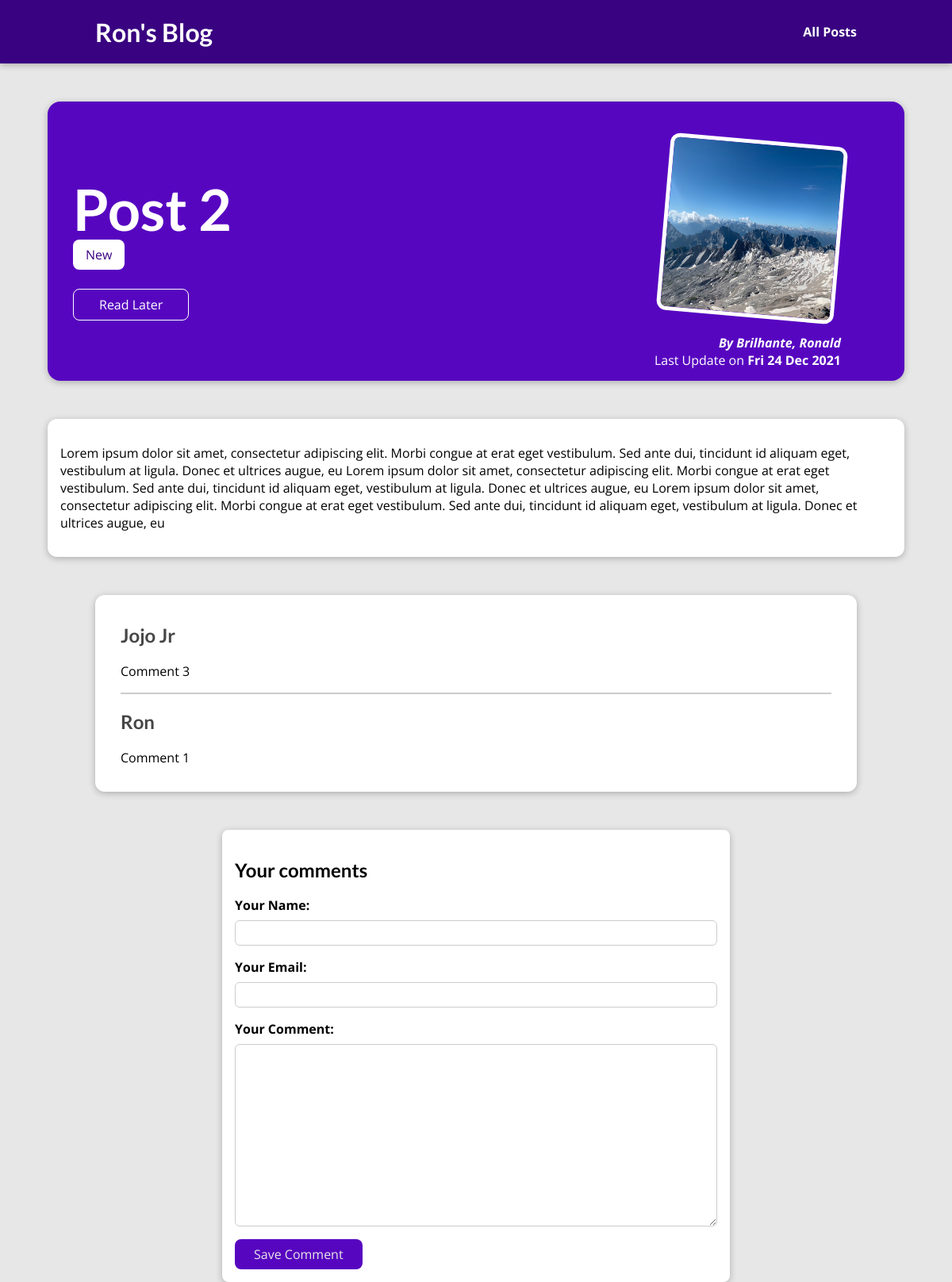
The page /posts/post-2 on the database its author committed.
### blog/models.py (models this page shows, shortened)
class Post(models.Model):
    title = models.CharField(max_length=100)
    excerpt = models.CharField(max_length=255)
    date = models.DateField(auto_now=True)
    image_name = models.ImageField(upload_to='images', null=True)
    slug = models.SlugField(unique=True)
    content = models.TextField(validators=[MinLengthValidator(10)])
    tag = models.ManyToManyField(Tag)
    author = models.ForeignKey(
        Author, on_delete=models.SET_NULL, null=True, related_name='posts')

class Tag(models.Model):
    caption = models.CharField(max_length=50)
    def __str__(self):
        return f"{self.caption}"

class Author(models.Model):
    first_name = models.CharField(max_length=100)
    last_name = models.CharField(max_length=100)
    email = models.EmailField(max_length=254)
    def __str__(self):
        return f"{self.last_name}, {self.first_name}"

class Comment(models.Model):
    user_name = models.CharField(max_length=50)
    user_email = models.EmailField(max_length=255)
    comment = models.TextField(max_length=500)
    post = models.ForeignKey(Post, on_delete=CASCADE, null=True, related_name='comments')

### blog/views.py (the view, shortened to what this page needs)
# urls.py: path('posts/<slug:slug>', views.SinglePostDetail.as_view(),
class SinglePostDetail(View):
    def get(self, request, slug):
        post = Post.objects.get(slug=slug)
        context = {
            "post": post,
            "post_tags": post.tag.all(),
            "comment_form": CommentForm(),
            "comments":post.comments.all().order_by("-id")
        }
        return render(request, 'blog/post-detail.html', context)

### blog/forms.py
class CommentForm(forms.ModelForm):
    class Meta:
        model = Comment
        exclude = ["post"]
        labels = {
            "user_name": "Your Name",
            "user_email": "Your Email",
            "comment": "Your Comment"
        }

### blog/templates/blog/post-detail.html (shortened to what this page needs)
{% extends 'base.html' %}
{% load static %}
{% block css_files %}
<link rel="stylesheet" href="{% static 'blog/post-detail.css' %}" />
{% endblock %}
{% block content %}
<section id="summary">
    <h2>{{ post.title }}</h2>
    <div>
        {% for tag in post_tags %}
        <span class='tag'>{{ tag }}</span>
        {% endfor%}
    </div>
    <div id='read-later'>
        <form action="{% url 'read-later' %}" method="post">
            <button>
                Read Later
            </button>
        </form>
    </div>
    <article>
        <img src="{{ post.image_name.url }}" alt="{{ post.title }}" />
        <address>
            By <a href="mailto: {{post.author.email}}"> {{post.author | title}}</a>
        </address>
        <div>Last Update on <time>{{post.date | date:'D d M Y'}}</time></div>
    </article>
</section>
<main>{{ post.content | linebreaks }}</main>
{% if comments %}
<section id='comments'>
    <ul>
        {% for comment in comments%}
        <li>
            <h2>{{ comment.user_name }}</h2>
            <p>{{ comment.comment | linebreaks }}</p>
        </li>
        {%endfor%}
    </ul>
</section>
{%endif%}
<section id='comment-form'>
    <h2>Your comments</h2>
    <form action="{% url 'post-detail-page' post.slug %}" method='post'>
        {% for form_field in comment_form %}
        <div class='form-control {% if form_field.errors %} invalid {% endif %}'>
            {{form_field.label_tag }}
            {{form_field }}
        </div>
        {% endfor%}
        <button>Save Comment</button>
    </form>
</section>
{% endblock%}

### templates/base.html (shortened to what this page needs)
{% load static %}
<!DOCTYPE html>
<html lang="en">
<head>
    <link rel="stylesheet" href="{% static 'app.css' %}">
    {% block css_files %}{% endblock %}
</head>
<body>
<header id='main-navigation'>
    <h1><a href="{% url 'starting-page' %}">Ron's Blog</a></h1>
    <nav>
        <a href="{% url 'posts-page' %}">All Posts</a>
    </nav>
</header>
    {% block content %}
    {% endblock %}
</body>
</html>

### static/app.css (style rules this page uses)
* { box-sizing: border-box; }
html { font-family: 'Open Sans', 'Lato', sans-serif; }
body { margin: 0; }
h1, h2, h3 { font-family: 'Lato', sans-serif; font-weight: bold; }
#main-navigation { width: 100%; height: 5rem; display: flex; justify-content: space-between; align-items: center; padding: 0 10%; position: absolute; top: 0; left: 0; }
#main-navigation a { text-decoration: none; color: white; font-weight: bold; }

### blog/static/blog/post-detail.css (style rules this page uses)
body { background-color: #e7e7e7; }
#main-navigation { background-color: #390281; box-shadow: 0 2px 8px rgba(0, 0, 0, 0.25); }
#summary { margin: 8rem auto 3rem auto; padding: 2rem; width: 90%; max-width: 90rem; border-radius: 16px; background-color: #5706c0; position: relative; box-shadow: 0 2px 8px rgba(0, 0, 0, 0.25); height: 22rem; }
#summary h2 { color: white; font-size: 4.5rem; margin-bottom: 0.25rem; }
#summary article { position: absolute; top: 2rem; right: 3rem; padding: 1rem 2rem; border-radius: 12px; text-align: right; color: white; }
#summary article img { width: 14rem; height: 14rem; border-radius: 12px; transform: rotateZ(5deg); border: 5px solid white; margin-bottom: 1rem; }
#summary address { font-weight: bold; }
#summary time { font-weight: bold; }
a { text-decoration: none; color: white; }
main { width: 90%; max-width: 90rem; margin: 3rem auto; background-color: white; padding: 1rem; border-radius: 12px; box-shadow: 0 2px 8px rgba(0, 0, 0, 0.25); }
.tag { background-color: white; color: #390281; padding: 0.5rem 1rem; border-radius: 8px; }
#read-later { margin: 2rem 0; }
#read-later button { background-color: transparent; border: 1px solid white; padding: .5rem 2rem; font: inherit; color: white; cursor: pointer; border-radius: 8px; }
.form-control { margin-bottom: 1rem; }
.form-control label { font-weight: bold; display: block; margin-bottom: 0.5rem; }
.form-control input, .form-control textarea { display: block; width: 100%; border: 1px solid #ccc; font: inherit; padding: 0.25rem; border-radius: 6px; }
#comment-form { width: 90%; max-width: 40rem; padding: 1rem; margin: auto; background-color: white; box-shadow: 0 2px 8px rgba(0, 0, 0, 0.25); border-radius: 8px; }
#comment-form button { font: inherit; background-color: #5706c0; color: #e7e7e7; border: #5706c0; padding: 0.5rem 1.5rem; border-radius: 8px; cursor: pointer; }
#comments { margin: 3rem auto; width: 90%; max-width: 60rem; border-radius: 12px; background-color: white; box-shadow: 0 2px 8px rgba(0, 0, 0, 0.25); padding: 1rem 2rem; }
#comments ul { list-style: none; margin: 0; padding: 0; }
#comments li { margin-bottom: 1rem; border-bottom: 2px solid #ccc; }
#comments li:last-of-type { border-bottom: none; }
#comments h2 { color: #464646; }

### rows shown on the page
Post: title "Post 2", image_name (picture), author "Brilhante, Ronald", date "Fri 24 Dec 2021", content "Lorem ipsum dolor sit amet, consectetur adipiscing elit. Morbi congue at erat eget vestibulum. Sed ante dui, tincidunt id aliquam eget, vestibulum at ligula. Donec et ultrices augue, eu Lorem ipsum dolor sit amet, consectetur adipiscing elit. Morbi congue at erat eget vestibulum. Sed ante dui, tincidunt id aliquam eget, vestibulum at ligula. Donec et ultrices augue, eu Lorem ipsum dolor sit amet, consectetur adipiscing elit. Morbi congue at erat eget vestibulum. Sed ante dui, tincidunt id aliquam eget, vestibulum at ligula. Donec et ultrices augue, eu"
Tag: caption "New"
Comment: user_name "Jojo Jr", comment "Comment 3"
Comment: user_name "Ron", comment "Comment 1"
